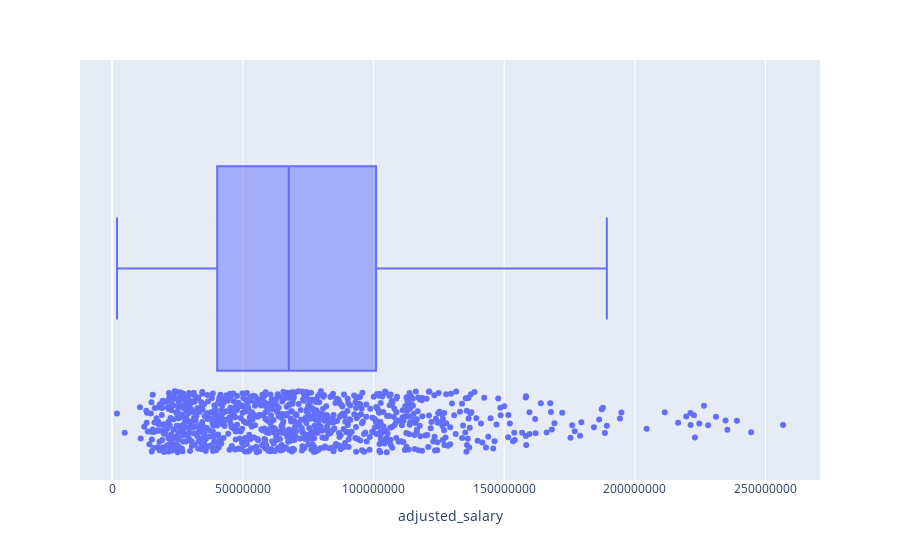

Notebook code cell kept with this figure:
### Code cell
import seaborn as sns
import matplotlib.pyplot as plt
import matplotlib.ticker as mtick
import plotly.express as px

# Set Seaborn style
sns.set(style="whitegrid")

# Distribution plot
plt.figure(figsize=(12, 6))
sns.histplot(aggregated_df['adjusted_salary'], bins=30, kde=True, color='skyblue')
plt.gca().xaxis.set_major_formatter(mtick.FuncFormatter(lambda x, _: '${:,.0f}M'.format(x/1e6)))
plt.title('Distribution of MLB Salaries (1985-2016)')
plt.xlabel('Adjusted Salary')
plt.ylabel('Frequency')
plt.show()

# Summary statistics
adjusted_salary_stats = aggregated_df['adjusted_salary'].describe()

formatted_stats = {
    'count': '{:,.0f}'.format(adjusted_salary_stats['count']),
    'mean': '${:,.2f}'.format(adjusted_salary_stats['mean']),
    'std': '${:,.2f}'.format(adjusted_salary_stats['std']),
    'min': '${:,.2f}'.format(adjusted_salary_stats['min']),
    '25%': '${:,.2f}'.format(adjusted_salary_stats['25%']),
    '50%': '${:,.2f}'.format(adjusted_salary_stats['50%']),
    '75%': '${:,.2f}'.format(adjusted_salary_stats['75%']),
    'max': '${:,.2f}'.format(adjusted_salary_stats['max']),
}
print("Summary Statistics for MLB Salaries:")
for stat, value in formatted_stats.items():
    print(f"{stat.capitalize()}: {value}")


# Box plot with whiskers
plt.figure(figsize=(16, 6))
aggregated_df['teamID'] = pd.Categorical(aggregated_df['teamID'])
fig = px.box(aggregated_df, x='adjusted_salary', category_orders={'teamID': aggregated_df['teamID'].unique()},
             points="all", hover_data=['teamID', 'yearID'])
fig.update_layout(xaxis_tickformat='${:,0f}M')
fig.show()

### Figure 1 — Plotly figure (JSON) as saved in the notebook; plotly's stock layout.template omitted (floating-point values rounded to 4 significant figures; data arrays with more than 128 entries replaced by an {"elided": "..."} marker saying what was removed)
{"data": [{"alignmentgroup": "True", "boxpoints": "all", "customdata": {"elided": "918x2 mixed values"}, "hovertemplate": "adjusted_salary=%{x}<br>teamID=%{customdata[0]}<br>yearID=%{customdata[1]}<extra></extra>", "legendgroup": "", "marker": {"color": "#636efa"}, "name": "", "notched": false, "offsetgroup": "", "orientation": "h", "showlegend": false, "type": "box", "x": {"elided": "918 int values"}, "x0": " ", "xaxis": "x", "y0": " ", "yaxis": "y"}], "layout": {"boxmode": "group", "legend": {"tracegroupgap": 0}, "margin": {"t": 60}, "xaxis": {"anchor": "y", "domain": [0, 1], "tickformat": "${:,0f}M", "title": {"text": "adjusted_salary"}}, "yaxis": {"anchor": "x", "domain": [0, 1]}}}
